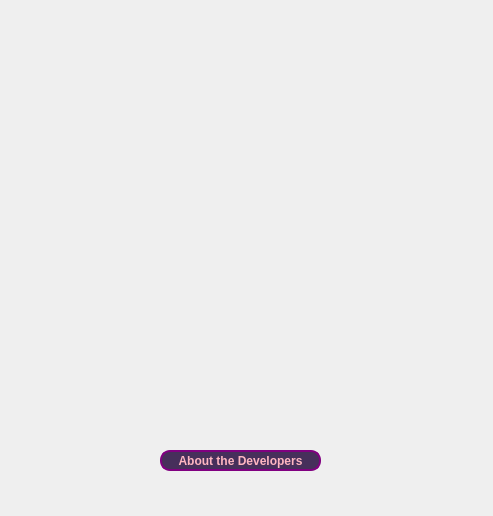
<?xml version="1.0" encoding="UTF-8"?>
<ui version="4.0">
 <class>AboutPage</class>
 <widget class="QDialog" name="AboutPage">
  <property name="geometry">
   <rect>
    <x>0</x>
    <y>0</y>
    <width>493</width>
    <height>516</height>
   </rect>
  </property>
  <property name="windowTitle">
   <string>Dialog</string>
  </property>
  <widget class="QLabel" name="label">
   <property name="geometry">
    <rect>
     <x>0</x>
     <y>0</y>
     <width>491</width>
     <height>511</height>
    </rect>
   </property>
   <property name="text">
    <string/>
   </property>
   <property name="pixmap">
    <pixmap resource="resource.qrc">:/images/images/vertabout.png</pixmap>
   </property>
   <property name="scaledContents">
    <bool>true</bool>
   </property>
  </widget>
  <widget class="QPushButton" name="pushButton">
   <property name="geometry">
    <rect>
     <x>160</x>
     <y>450</y>
     <width>161</width>
     <height>21</height>
    </rect>
   </property>
   <property name="styleSheet">
    <string notr="true">QPushButton{
color: #FFB6C1;
background-color: #472F5B;
font-weight: bold;
 border: 2px solid rgb(37, 39,48);
   border-radius: 10px;
   border-color: #800080;
}</string>
   </property>
   <property name="text">
    <string>About the Developers</string>
   </property>
   <property name="flat">
    <bool>true</bool>
   </property>
  </widget>
 </widget>
 <resources>
  <include location="resource.qrc"/>
 </resources>
 <connections/>
</ui>
